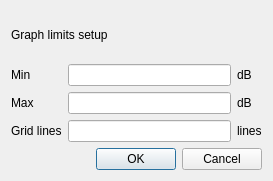
<?xml version="1.0" encoding="UTF-8"?>
<ui version="4.0">
 <class>GraphLimitsDialog</class>
 <widget class="QDialog" name="GraphLimitsDialog">
  <property name="geometry">
   <rect>
    <x>0</x>
    <y>0</y>
    <width>273</width>
    <height>181</height>
   </rect>
  </property>
  <property name="windowTitle">
   <string>Dialog</string>
  </property>
  <layout class="QGridLayout" name="gridLayout_2">
   <item row="0" column="0">
    <layout class="QGridLayout" name="gridLayout">
     <property name="sizeConstraint">
      <enum>QLayout::SetDefaultConstraint</enum>
     </property>
     <item row="2" column="1">
      <widget class="QLineEdit" name="t_max">
       <property name="text">
        <string/>
       </property>
      </widget>
     </item>
     <item row="2" column="2">
      <widget class="QLabel" name="label_8">
       <property name="text">
        <string>dB</string>
       </property>
      </widget>
     </item>
     <item row="1" column="1">
      <widget class="QLineEdit" name="t_min">
       <property name="text">
        <string/>
       </property>
      </widget>
     </item>
     <item row="1" column="0">
      <widget class="QLabel" name="label">
       <property name="text">
        <string>Min</string>
       </property>
      </widget>
     </item>
     <item row="3" column="0">
      <widget class="QLabel" name="label_3">
       <property name="text">
        <string>Grid lines</string>
       </property>
      </widget>
     </item>
     <item row="3" column="1">
      <widget class="QLineEdit" name="t_lines"/>
     </item>
     <item row="3" column="2">
      <widget class="QLabel" name="label_9">
       <property name="text">
        <string>lines</string>
       </property>
      </widget>
     </item>
     <item row="1" column="2">
      <widget class="QLabel" name="label_7">
       <property name="text">
        <string>dB</string>
       </property>
      </widget>
     </item>
     <item row="4" column="0" colspan="3">
      <widget class="QDialogButtonBox" name="buttonBox">
       <property name="orientation">
        <enum>Qt::Horizontal</enum>
       </property>
       <property name="standardButtons">
        <set>QDialogButtonBox::Cancel|QDialogButtonBox::Ok</set>
       </property>
      </widget>
     </item>
     <item row="0" column="0" colspan="3">
      <widget class="QLabel" name="label_6">
       <property name="text">
        <string>Graph limits setup</string>
       </property>
       <property name="wordWrap">
        <bool>true</bool>
       </property>
      </widget>
     </item>
     <item row="2" column="0">
      <widget class="QLabel" name="label_2">
       <property name="text">
        <string>Max</string>
       </property>
      </widget>
     </item>
    </layout>
   </item>
  </layout>
 </widget>
 <resources/>
 <connections>
  <connection>
   <sender>buttonBox</sender>
   <signal>accepted()</signal>
   <receiver>GraphLimitsDialog</receiver>
   <slot>accept()</slot>
   <hints>
    <hint type="sourcelabel">
     <x>136</x>
     <y>158</y>
    </hint>
    <hint type="destinationlabel">
     <x>136</x>
     <y>90</y>
    </hint>
   </hints>
  </connection>
  <connection>
   <sender>buttonBox</sender>
   <signal>rejected()</signal>
   <receiver>GraphLimitsDialog</receiver>
   <slot>reject()</slot>
   <hints>
    <hint type="sourcelabel">
     <x>136</x>
     <y>158</y>
    </hint>
    <hint type="destinationlabel">
     <x>136</x>
     <y>90</y>
    </hint>
   </hints>
  </connection>
 </connections>
</ui>
